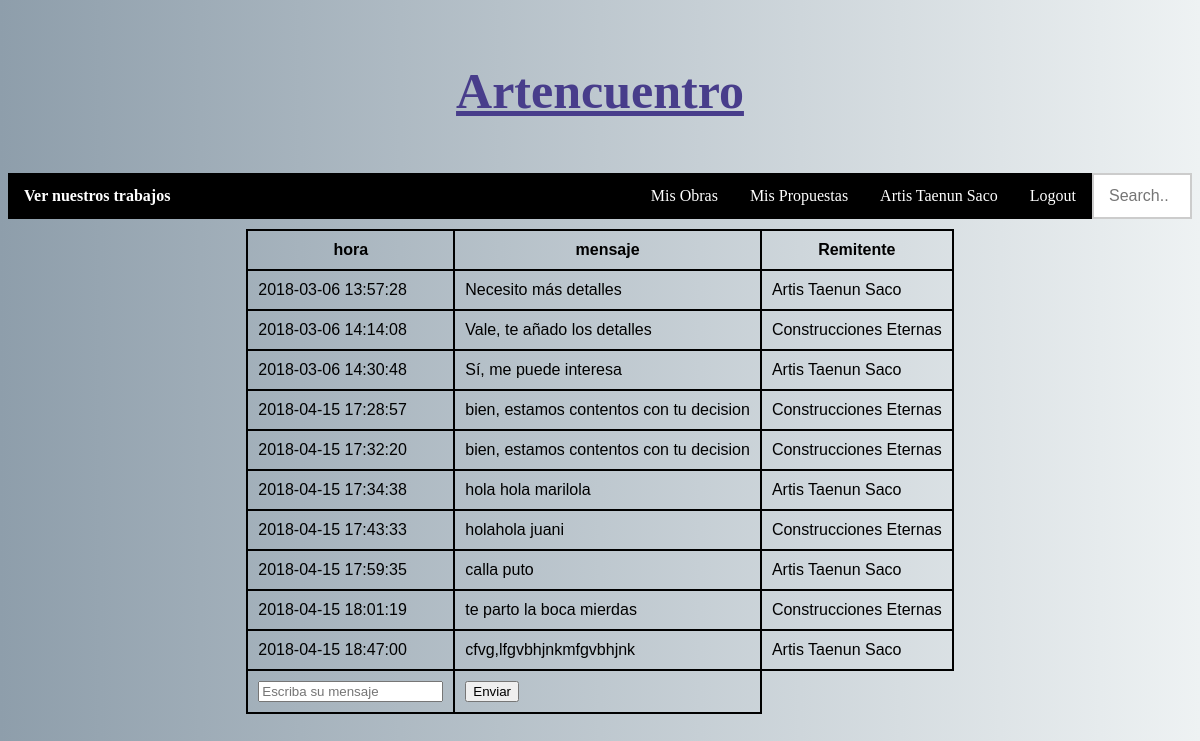
Screenshot of /mensajes.php?idpropuesta=1&idactual=2&idotro=5 (signed in) with the database file from the repository.
### tables this page shows
CREATE TABLE [mensajes]
(
    [id] INTEGER PRIMARY KEY,
    [idpropuesta] INTEGER NOT NULL,
    [idusuario] INTEGER NOT NULL,
    [hora] INTEGER NOT NULL,
    [mensaje] TEXT '',
    FOREIGN KEY ([idpropuesta]) REFERENCES [propuestas] ([id])
		ON DELETE CASCADE,
    FOREIGN KEY ([idusuario]) REFERENCES [usuarios] ([id])
		ON DELETE CASCADE
);

CREATE TABLE [usuarios]
(
    [id] INTEGER PRIMARY KEY,
    [cuenta] NVARCHAR(20) NOT NULL,
    [clave] NVARCHAR(32) NOT NULL,
    [nombre] NVARCHAR(200) DEFAULT '',
    [tipo] INTEGER DEFAULT 2,
    [poblacion] NVARCHAR(200) DEFAULT '',
    [direccion] NVARCHAR(200) DEFAULT '',
    [telefono] NVARCHAR(200) DEFAULT ''
);

### business.class.php (called while the page is built, shortened)
<?php
include_once 'data_access.class.php';
class User{
    public static function getLoggedUser(){
        return $_SESSION['user'];
    }
}

### data_access.class.php (called while the page is built, shortened)
<?php
class DB{
    private static $connection=null;
    public static function get(){
        if(self::$connection === null){
            self::$connection = new PDO('sqlite:' . __DIR__ . '/datos.db');
            self::$connection->exec('PRAGMA foreign_keys = ON;');
            self::$connection->exec('PRAGMA encoding="UTF-8";');
            self::$connection->setAttribute(PDO::ATTR_ERRMODE, PDO::ERRMODE_EXCEPTION);
        }
        return self::$connection;
    }
    public static function execute_sql($sql,$parms=null){
        try {
            $db = self::get();
            $ints= $db->prepare ( $sql );
            if ($ints->execute($parms)) {
                return $ints;
            }
        }
        catch (PDOException $e) {
            echo '<h3>Error en la DB: ' . $e->getMessage() . '</h3>';
        }
        return false;
    }
}

### mensajes.php (the view, shortened to what this page needs)
<?php
include_once 'presentation.class.php';
View::start('Artencuentro');
View::topnav();
$idpropuesta=$_GET['idpropuesta'];
$idactual=$_GET['idactual'];
$idotro=$_GET['idotro'];
if(User::getLoggedUser()['id'] == $idactual){
    $query = DB::execute_sql("SELECT mensajes.hora,mensajes.mensaje,usuarios.nombre
                                    FROM mensajes
                                    INNER JOIN usuarios
                                    ON mensajes.idusuario = usuarios.id
                                    WHERE idpropuesta = '$idpropuesta' AND idusuario = '$idactual' OR idusuario = '$idotro'
                                    ORDER BY hora;");
    $query->setFetchMode(PDO::FETCH_NAMED);
    $tabla = $query->fetchAll();
    echo "<table id='tabla'>";
    $first = true;
    if(count($tabla)) {
        foreach ($tabla as $row) {
            if ($first) {
                echo "<tr>";
                foreach ($row as $field => $value) {
                    if($field == 'nombre'){
                        echo "<th> Remitente </th>";
                    }else {
                        echo "<th> $field </th>";
                    }
                }
                $first = false;
                echo "</tr>";
            }
            echo "<tr>";
            foreach ($row as $field => $value) {
                if ($field == 'hora') {
                    $fecha = gmdate('Y-m-d H:i:s', $value);
                    echo "<td> $fecha </td>";
                } else {
                    echo "<td> $value </td>";
                }
            }
        }
        echo '<tr><td><form method="post" class="formulario">
                    <input type=textarea name="mensaje" value="" placeholder="Escriba su mensaje"><br>
                    <td><input type="submit" value="Enviar" name="enviar"></td>
                </form></td></tr>';
        echo "</table>";
    }
}else{
}

### presentation.class.php (shortened to what this page needs)
<?php
include_once 'business.class.php';
class View
{
    public static function start($title)
    {
        $html = "<!DOCTYPE html>
        <html>
        <head>
        <meta charset=\"utf-8\">
        <link rel=\"stylesheet\" type=\"text/css\" href=\"estilos/estilos.css\">
        <script src=\"scripts.js\"></script>
        <script src=\"jquery-3.3.1.min.js\"></script>
        <title>$title</title>
        </head>
        <body>";
        echo $html;
    }
    public static function topnav(){
        $log = "";
        $func = "";
        $aux1="";
        $aux2="";
        if (!User::getLoggedUser()) {
            $log = '<a href="login.php?value=1">Login</a>';
        } else {
            $user = User::getLoggedUser()['nombre'];
            $log = '<a href="login.php?value=0">Logout</a>';
            $id = User::getLoggedUser()['id'];
            $nombre = User::getLoggedUser()['nombre'];
            $idautor = User::getLoggedUser()['id'];
            $array = $_SESSION['user'];
            $tipo = $array['tipo'];
            switch ($array['tipo']) {
                case 2:
                    $func = '<a>' . $user . '</a>';
                    $aux1 = "<a href='autores.php?id=$id&nombre=$nombre&idautor=$idautor'>Mis Obras</a>";
                    $aux2 = "<a href='propuestas.php?id=$id&tipo=$tipo'> Mis Propuestas </a>";
                    break;
            }
        }
        echo '
        <div class="header">
            <h1><b><a href="index.php">Artencuentro</a></b></h1>
        </div>
        <div class="topnav">
            <a href="visitante.php"><b>Ver nuestros trabajos</b></a>
            <div id="padre">
                <form method="post" action="visitante.php">
                    <div id="barra">
                        <input type="text" id="myFilterList" name="buscar" placeholder="Search.." onkeyup="myFilterList()">
                            '.$aux1.'
                            '.$aux2.'
                            '.$func.'
                            '.$log.'
                    </div>
                </form>
            </div>
        </div>
        ';
    }
}

### estilos/estilos.css (style rules this page uses)
.header { padding: 20px; text-align: center; }
body { background: #8e9eab; background: -webkit-linear-gradient(to left, #eef2f3, #8e9eab); background: linear-gradient(to left, #eef2f3, #8e9eab); }
a { display: inline-block; color: inherit; text-align: center; padding: auto; }
.topnav { overflow: hidden; background-color: black; text-decoration-color: #eef2f3; }
.topnav a { float: left; display: block; color: white; text-align: center; padding: 14px 16px; text-decoration: none; transition: .5s; border-collapse: collapse; border-right: white; border-left: white; }
#padre { float: right; height: 40px; }
#myFilterList { width: 100px; padding: 6px 15px 6px 15px; border: 2px solid #ccc; font-size: 16px; -webkit-transition: width 0.4s; transition: width 0.4s; box-sizing: border-box; height: 46px; }
h1 { text-align: center; font-size: 50px; color: darkslateblue; }
#tabla { font-family: "Arial Black", sans-serif; border-collapse: collapse; display: table; margin: 10px auto auto auto; }
#tabla td, #tabla th { border: 2px solid black; padding: 10px; }
#tabla th { text-align: center; background-color: inherit; }

### rows the page displays
mensajes: field "hora", field "mensaje", hora "2018-03-06 13:57:28", mensaje "Necesito más detalles", idusuario.nombre "Artis Taenun Saco"
mensajes: hora "2018-03-06 14:14:08", mensaje "Vale, te añado los detalles", idusuario.nombre "Construcciones Eternas"
mensajes: hora "2018-03-06 14:30:48", mensaje "Sí, me puede interesa", idusuario.nombre "Artis Taenun Saco"
mensajes: hora "2018-04-15 17:28:57", mensaje "bien, estamos contentos con tu decision", idusuario.nombre "Construcciones Eternas"
mensajes: hora "2018-04-15 17:32:20", mensaje "bien, estamos contentos con tu decision", idusuario.nombre "Construcciones Eternas"
mensajes: hora "2018-04-15 17:34:38", mensaje "hola hola marilola", idusuario.nombre "Artis Taenun Saco"
mensajes: hora "2018-04-15 17:43:33", mensaje "holahola juani", idusuario.nombre "Construcciones Eternas"
mensajes: hora "2018-04-15 17:59:35", mensaje "calla puto", idusuario.nombre "Artis Taenun Saco"
mensajes: hora "2018-04-15 18:01:19", mensaje "te parto la boca mierdas", idusuario.nombre "Construcciones Eternas"
mensajes: hora "2018-04-15 18:47:00", mensaje "cfvg,lfgvbhjnkmfgvbhjnk", idusuario.nombre "Artis Taenun Saco"

### other values shown
$user "Artis Taenun Saco"
